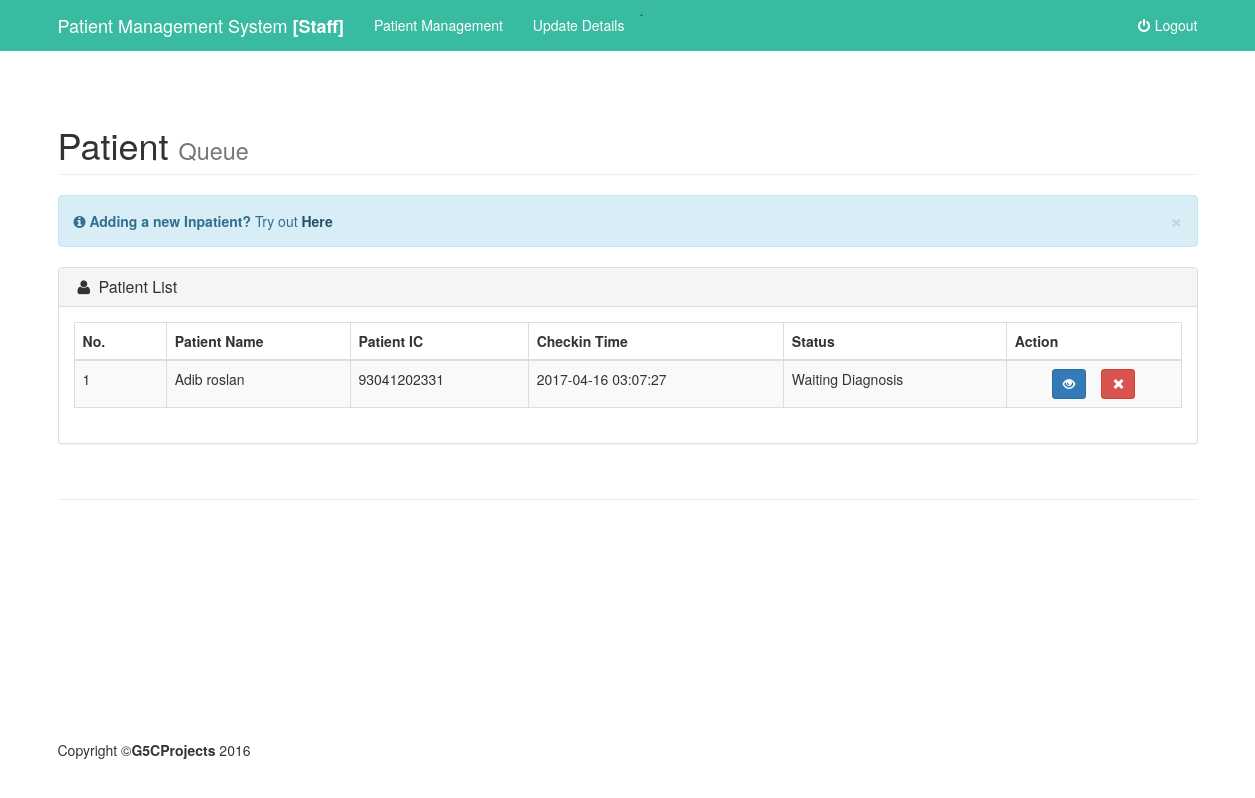
Page /staff/index.php (signed in) on the committed database.
### tables this page shows
CREATE TABLE `diagnosis` (
  `diagid` int(50) NOT NULL,
  `pid` int(50) NOT NULL,
  `sid` int(50) NOT NULL,
  `content` text NOT NULL,
  `med` text NOT NULL,
  `checkin` timestamp NOT NULL DEFAULT CURRENT_TIMESTAMP ON UPDATE CURRENT_TIMESTAMP,
  `status` int(10) NOT NULL
);

CREATE TABLE `patient` (
  `patientID` int(50) NOT NULL,
  `name` varchar(50) NOT NULL,
  `ic` varchar(15) NOT NULL,
  `address` varchar(50) NOT NULL,
  `phonenumber` varchar(13) NOT NULL
);

CREATE TABLE `status` (
  `id` int(11) NOT NULL,
  `name` varchar(25) NOT NULL
);

### staff/index.php (the view, shortened to what this page needs)
<?php
include '../include/db.php';
$sql2 = "SELECT DISTINCT diagnosis.pid as pid,diagnosis.diagid as did,diagnosis.checkin as timecheckin,diagnosis.status as status ,patient.patientID,patient.name as name ,patient.ic as ic, status.name as sname
FROM diagnosis
join patient on diagnosis.pid = patient.patientID
join status on diagnosis.status = status.id
WHERE status.name != 'Complete' ORDER BY diagnosis.checkin ASC";
$result2 = mysqli_query($connect,$sql2);
?>
   <?php include "include/header.php"; ?>
    <div class="container">
       <div class="row">
                    <div class="col-lg-12">
                        <h1 class="page-header">
                            Patient <small>Queue</small>
                        </h1>
                    </div>
                </div>
               <div class="row">
                    <div class="col-lg-12">
                        <div class="alert alert-info alert-dismissable">
                            <button type="button" class="close" data-dismiss="alert" aria-hidden="true">&times;</button>
                            <i class="fa fa-info-circle"></i>  <strong>Adding a new Inpatient?</strong> Try out <a href = "list.php" class="alert-link">Here</a>
                        </div>
                    </div>
                </div>
               <div class="row">
                    <div class="col-lg-12">
                        <div class="panel panel-default">
                            <div class="panel-heading">
                                <h3 class="panel-title"><i class="fa fa-user fa-fw"></i> Patient List</h3>
                            </div>
                            <div class="panel-body">
                                <div class="table">
                                     <div class="dataTable_wrapper">
                                    <table class="table table-striped table-bordered table-hover" id="dataTables-example">
                                        <thead>
                                            <tr>
                                                <th class="col-lg-1">No.</th>
                                                <th>Patient Name</th>
                                                <th>Patient IC</th>
                                                <th>Checkin Time</th>
                                                <th>Status</th>
                                                <th>Action</th>
                                             </tr>
                                        </thead>
                                        <tbody>
                                            <?php $total_rows = 1; while($row2 = mysqli_fetch_assoc($result2)){  ?>
                                              <tr>
                                                <td><?=$total_rows;?></td>
                                                <td><?php echo $row2['name']; ?></td>
                                                <td><?php echo $row2['ic']; ?></td>
                                                <td><?php  echo $row2['timecheckin']; ?></td>
                                                <td><?php echo $row2['sname']; ?></td>
                                                <td ><center><a  class = "btn btn-primary btn-sm"  href="listdiagnosis.php?id=<?=$row2['pid'];?>" data-toggle="tooltip" data-placement="top" title="Attended"><span class="glyphicon glyphicon-eye-open" ></span></a>&nbsp;
                                                    <a id="confirmation" class = "btn btn-danger btn-sm"  href="del.php?id=<?=$row2['did'];?>&t=p"  title="Cancel"><span class="glyphicon glyphicon-remove" aria-hidden="true"></span></a></center></td>
                                              </tr>
                                             <?php $total_rows++; }  ?>
                                        </tbody>
                                    </table>
                                </div>
                            </div>
                        </div>
                    </div>
                </div>
            </div>
    </div>
    <?php include "include/footer.php"; ?>

### staff/include/shop-homepage.css (style rules this page uses)
body { padding-top: 70px; }

### css/stickyfooter.css (style rules this page uses)
html { position: relative; min-height: 100%; }
body { margin-bottom: 60px; }
body > .container { padding: 15px 15px 0; }

### rows in the picture
diagnosis: pid.name "Adib roslan", pid.ic "93041202331", checkin "2017-04-16 03:07:27", status.name "Waiting Diagnosis"
